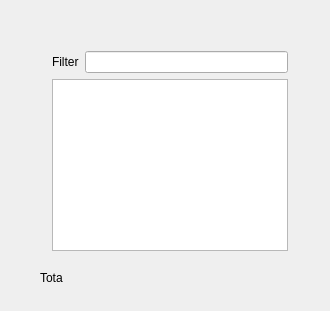
<?xml version="1.0" encoding="UTF-8"?>
<ui version="4.0">
 <class>Dialog</class>
 <widget class="QDialog" name="Dialog">
  <property name="geometry">
   <rect>
    <x>0</x>
    <y>0</y>
    <width>330</width>
    <height>311</height>
   </rect>
  </property>
  <property name="windowTitle">
   <string>Dialog</string>
  </property>
  <widget class="QLabel" name="lblTotal">
   <property name="geometry">
    <rect>
     <x>40</x>
     <y>270</y>
     <width>23</width>
     <height>16</height>
    </rect>
   </property>
   <property name="text">
    <string>Total</string>
   </property>
  </widget>
  <widget class="QWidget" name="">
   <property name="geometry">
    <rect>
     <x>41</x>
     <y>40</y>
     <width>258</width>
     <height>222</height>
    </rect>
   </property>
   <layout class="QVBoxLayout" name="verticalLayout">
    <item>
     <layout class="QHBoxLayout" name="horizontalLayout">
      <item>
       <widget class="QLabel" name="label">
        <property name="text">
         <string>Filter</string>
        </property>
       </widget>
      </item>
      <item>
       <widget class="QLineEdit" name="lineEdit"/>
      </item>
     </layout>
    </item>
    <item>
     <widget class="QListWidget" name="listWidget"/>
    </item>
   </layout>
  </widget>
  <zorder>label</zorder>
  <zorder>lblTotal</zorder>
  <zorder>lineEdit</zorder>
  <zorder>horizontalSpacer</zorder>
  <zorder>textEdit</zorder>
  <zorder>label</zorder>
 </widget>
 <layoutdefault spacing="6" margin="11"/>
 <resources/>
 <connections/>
</ui>
